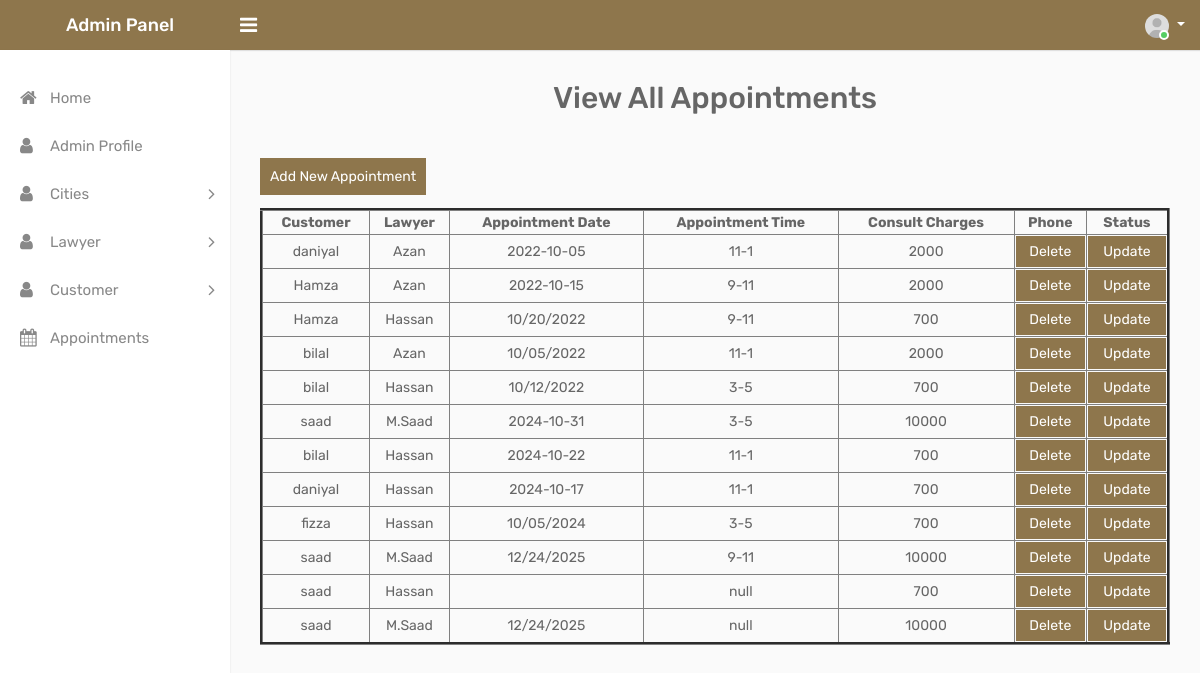
Page /admin/fetch-appointment.php on the committed database.
### tables this page shows
CREATE TABLE `tbl_appointment` (
  `app_id` int(11) NOT NULL,
  `p_id` int(11) DEFAULT NULL,
  `d_id` int(11) NOT NULL,
  `app_date` varchar(50) NOT NULL,
  `app_time` varchar(50) NOT NULL,
  `status` varchar(50) NOT NULL
);

CREATE TABLE `tbl_customer` (
  `p_id` int(11) NOT NULL,
  `p_name` varchar(50) NOT NULL,
  `p_email` varchar(50) NOT NULL,
  `p_phone` varchar(50) NOT NULL,
  `p_address` varchar(200) NOT NULL,
  `p_username` varchar(50) NOT NULL,
  `p_password` varchar(50) NOT NULL
);

CREATE TABLE `tbl_lawyer` (
  `d_id` int(11) NOT NULL,
  `d_name` varchar(50) NOT NULL,
  `d_email` varchar(50) NOT NULL,
  `d_phone` varchar(50) NOT NULL,
  `d_username` varchar(50) NOT NULL,
  `d_password` varchar(50) NOT NULL,
  `specialization` int(11) NOT NULL,
  `consult_charges` int(11) DEFAULT NULL,
  `d_image` varchar(100) DEFAULT NULL,
  `city_id` int(11) DEFAULT NULL
);

### admin/fetch-appointment.php (the view, shortened to what this page needs)
<?php
    include("connection.php");
    $query = " SELECT tbl_appointment.*, tbl_customer.*, tbl_lawyer.* from tbl_appointment inner join tbl_customer on tbl_appointment.p_id=tbl_customer.p_id inner join tbl_lawyer on tbl_appointment.d_id=tbl_lawyer.d_id";
    $result = mysqli_query($connection,$query);
?>
<!DOCTYPE html>
<html lang="en">
<head>
    <link rel="stylesheet" type="text/css" href="css/bootstrap.min.css">
    <link rel="stylesheet" type="text/css" href="css/font-awesome.min.css">
    <link rel="stylesheet" type="text/css" href="css/style.css">
</head>
<body>
    <div class="main-wrapper">
    <?php
            include('header.php');
            include('sidebar.php');
        ?>
        <div class="page-wrapper">
            <div class="content">
                    <h2 style="text-align: center;">View All Appointments</h2>
                    <br><br>
                    <a href="add-new-appointment.php" style="background-color: #8e764c; color: #fff; padding: 10px;">
                        Add New Appointment
                    </a>
                    <br><br>
                    <table border="3" style="width: 100%; text-align:center">
                        <thead>
                            <tr>
                                <th>Customer</th>
                                <th>Lawyer</th>
                                <th>Appointment Date</th>
                                <th>Appointment Time</th>
                                <th>Consult Charges</th>
                                <th>Phone</th>
                                <th>Status</th>
                            </tr>
                        </thead>
                        <tbody>
                            <?php
                                foreach($result as $row)
                                {
                                    echo "<tr>";
                                        echo "<td>$row[p_name]</td>";
                                        echo "<td>$row[d_name]</td>";
                                        echo "<td>$row[app_date]</td>";
                                        echo "<td>$row[app_time]</td>";
                                        echo "<td>$row[consult_charges]</td>";
                                        echo
                                        "<td>
                                        <a href='delete-appointment.php?id=$row[app_id]' style='background-color: #8e764c; text-align:center; color: #fff; padding: 5px 2px; display: block;'>Delete</a>
                                        </td>";
                                        echo
                                        "<td>
                                        <a href='edit-appointment.php?id=$row[app_id]' style='background-color: #8e764c; text-align:center; color: #fff; padding: 5px 2px; display: block;'>Update</a>
                                        </td>";
                                }
                            ?>
                        </tbody>
                    </table>
        </div>
    </div>
</body>
</html>

### rows in the picture
tbl_appointment: p.p_name "daniyal", d.d_name "Azan", app_date "2022-10-05", app_time "11-1", d.consult_charges "2000"
tbl_appointment: p.p_name "Hamza", d.d_name "Azan", app_date "2022-10-15", app_time "9-11", d.consult_charges "2000"
tbl_appointment: p.p_name "Hamza", d.d_name "Hassan", app_date "10/20/2022", app_time "9-11", d.consult_charges "700"
tbl_appointment: p.p_name "bilal", d.d_name "Azan", app_date "10/05/2022", app_time "11-1", d.consult_charges "2000"
tbl_appointment: p.p_name "bilal", d.d_name "Hassan", app_date "10/12/2022", app_time "3-5", d.consult_charges "700"
tbl_appointment: p.p_name "saad", d.d_name "M.Saad", app_date "2024-10-31", app_time "3-5", d.consult_charges "10000"
tbl_appointment: p.p_name "bilal", d.d_name "Hassan", app_date "2024-10-22", app_time "11-1", d.consult_charges "700"
tbl_appointment: p.p_name "daniyal", d.d_name "Hassan", app_date "2024-10-17", app_time "11-1", d.consult_charges "700"
tbl_appointment: p.p_name "fizza", d.d_name "Hassan", app_date "10/05/2024", app_time "3-5", d.consult_charges "700"
tbl_appointment: p.p_name "saad", d.d_name "M.Saad", app_date "12/24/2025", app_time "9-11", d.consult_charges "10000"
tbl_appointment: p.p_name "saad", d.d_name "Hassan", app_time "null", d.consult_charges "700"
tbl_appointment: p.p_name "saad", d.d_name "M.Saad", app_date "12/24/2025", app_time "null", d.consult_charges "10000"
